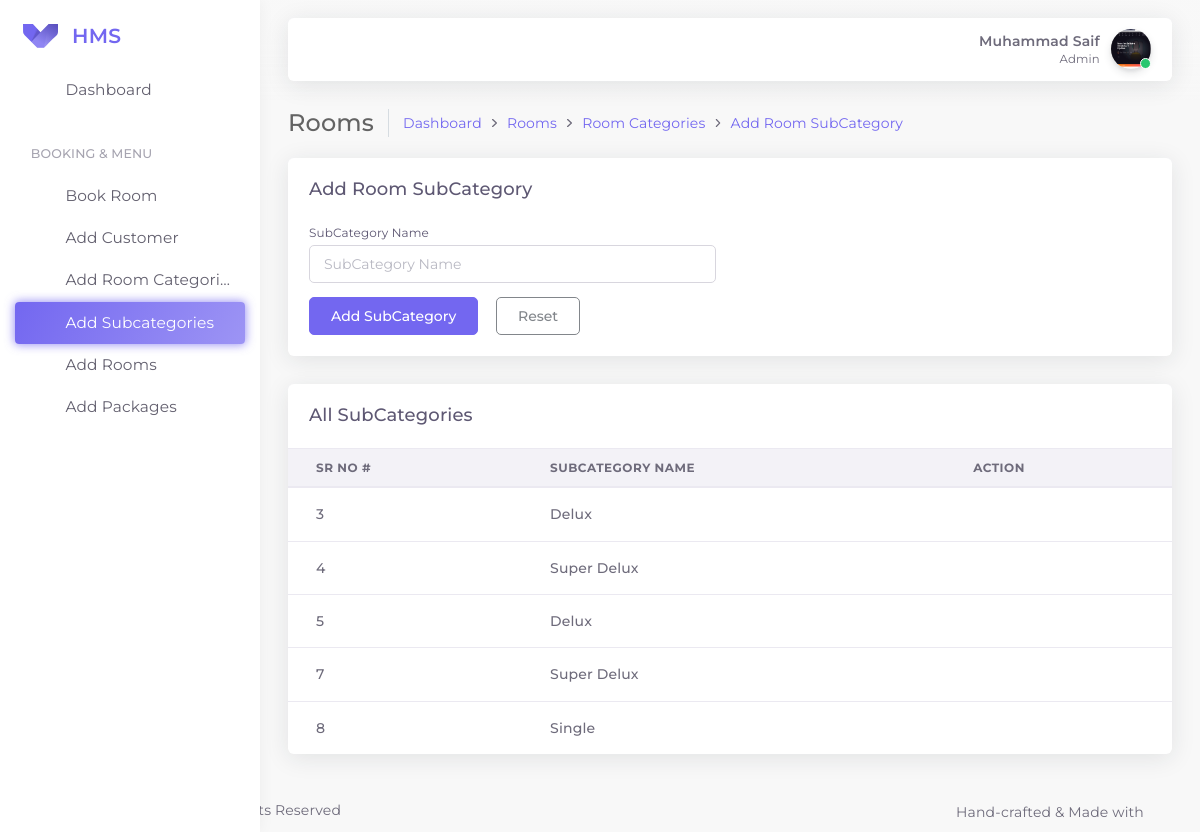
Before: /themes/pages/addroomsubcategory.php (signed in) with the older database file.
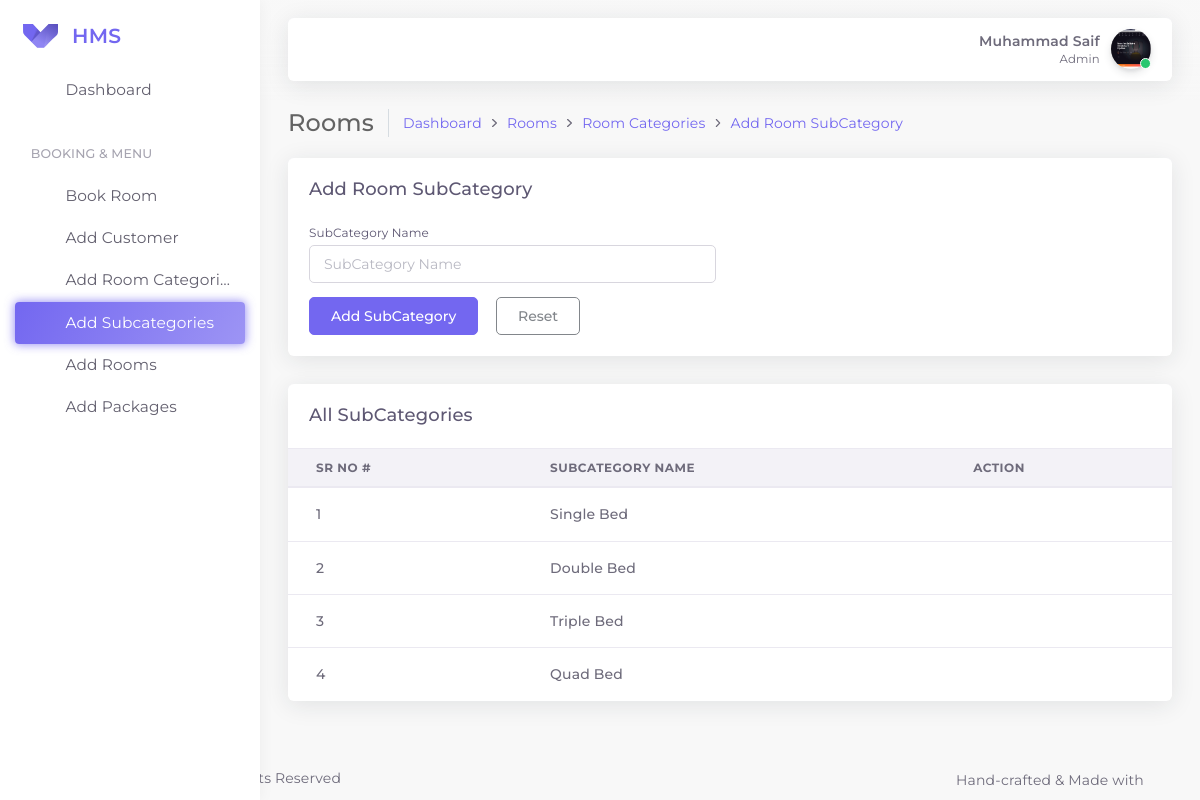
After: the same page with the newer database file.
### tables this page shows
CREATE TABLE `hms_rooms_subcategories` (
  `subcatid` int(11) NOT NULL,
  `name` varchar(100) NOT NULL,
  `created_at` datetime NOT NULL DEFAULT current_timestamp()
);

### app-assets/classes/Rooms.php (called while the page is built, shortened)
<?php
class Rooms
{
    protected $conn;
    public function __construct($conn)
    {
        $this->conn = $conn;
    }
    public function get_all_subcategories()
    {
        $stmt = $this->conn->prepare("SELECT * FROM hms_rooms_subcategories");
        $stmt->execute();
        $stmt->setFetchMode(PDO::FETCH_ASSOC);
        $subcategories = $stmt->fetchAll();
        if ($subcategories) {
            return $subcategories;
        } else {
            return false;
        }
    }
}

### app-assets/includes/getsubcategory.php (the view, shortened to what this page needs)
<?php
$db = new DbConnect;
$conn = $db->DbConnection();
$rooms = new Rooms($conn);
$subcategories = $rooms->get_all_subcategories();
?>
<div class="row" id="basic-table">
    <div class="col-12">
        <div class="card">
            <div class="card-header">
                <h4 class="card-title">All SubCategories</h4>
            </div>
            <div class="table-responsive">
                <table class="table">
                    <thead>
                        <tr>
                            <th>Sr No #</th>
                            <th>SubCategory Name</th>
                            <th>Action</th>
                        </tr>
                    </thead>
                    <tbody>
                        <?php
                        if ($subcategories) {
                            foreach ($subcategories as $category) {
                                echo '<tr>
                            <td>
                                <span class="font-weight-bold">' . $category["subcatid"] . '</span>
                            </td>
                            <td class="font-weight-bold">' . $category["name"] . '</td>
                            <td>
                                <div class="dropdown">
                                    <button type="button" class="btn btn-sm dropdown-toggle hide-arrow" data-toggle="dropdown">
                                        <i data-feather="more-vertical"></i>
                                    </button>
                                    <div class="dropdown-menu">
                                        <a class="dropdown-item" href="javascript:void(0);">
                                            <button type="button" class="btn btn-outline-primary btnedit" data-toggle="modal" data-target="#inlineForm">
                                                <i data-feather="edit-2" class="mr-50"></i>
                                                <span>Edit</span>
                                            </button>
                                        </a>
                                        <a class="dropdown-item" href="javascript:void(0);">
                                            <button type="button" class="btn btn-outline-danger btndelete" data-toggle="modal" data-target="#DeleteForm">
                                                <i data-feather="trash" class="mr-50"></i>
                                                <span>Delete</span>
                                            </button>
                                        </a>
                                    </div>
                                </div>
                            </td>
                        </tr>';
                            }
                        } else {
                            echo "<tr><td class='p-1'> No subcategories Found.</td><tr>";
                        }
                        ?>
                    </tbody>
                </table>
            </div>
        </div>
    </div>
</div>

Changed rows visible on the page:
removed hms_rooms_subcategories: subcatid "5", name "Delux"
removed hms_rooms_subcategories: subcatid "7", name "Super Delux"
removed hms_rooms_subcategories: subcatid "8", name "Single"
added hms_rooms_subcategories: subcatid "1", name "Single Bed"
added hms_rooms_subcategories: subcatid "2", name "Double Bed"
changed hms_rooms_subcategories id 3: name "Delux" → "Triple Bed"
changed hms_rooms_subcategories id 4: name "Super Delux" → "Quad Bed"
